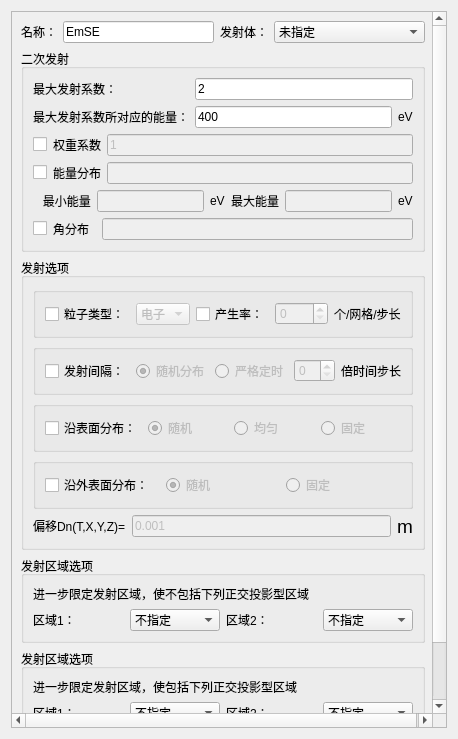
<?xml version="1.0" encoding="UTF-8"?>
<ui version="4.0">
 <class>Dialog</class>
 <widget class="QDialog" name="Dialog">
  <property name="geometry">
   <rect>
    <x>0</x>
    <y>0</y>
    <width>458</width>
    <height>739</height>
   </rect>
  </property>
  <property name="windowTitle">
   <string>Dialog</string>
  </property>
  <layout class="QGridLayout" name="gridLayout_10">
   <item row="0" column="0">
    <widget class="QScrollArea" name="scrollArea">
     <property name="widgetResizable">
      <bool>true</bool>
     </property>
     <widget class="QWidget" name="scrollAreaWidgetContents">
      <property name="geometry">
       <rect>
        <x>0</x>
        <y>0</y>
        <width>421</width>
        <height>739</height>
       </rect>
      </property>
      <layout class="QVBoxLayout" name="verticalLayout">
       <item>
        <layout class="QHBoxLayout" name="horizontalLayout_12" stretch="0,1,1,1">
         <item>
          <widget class="QLabel" name="label_5">
           <property name="text">
            <string>名称：</string>
           </property>
          </widget>
         </item>
         <item>
          <widget class="QLineEdit" name="LineEdit_Name">
           <property name="text">
            <string>EmSE</string>
           </property>
          </widget>
         </item>
         <item>
          <widget class="QLabel" name="Label_Shadow_2">
           <property name="sizePolicy">
            <sizepolicy hsizetype="Fixed" vsizetype="Preferred">
             <horstretch>0</horstretch>
             <verstretch>0</verstretch>
            </sizepolicy>
           </property>
           <property name="text">
            <string>发射体：</string>
           </property>
          </widget>
         </item>
         <item>
          <widget class="StyledComboBox" name="ComboBox_Shadow">
           <property name="enabled">
            <bool>true</bool>
           </property>
           <property name="sizePolicy">
            <sizepolicy hsizetype="Preferred" vsizetype="Fixed">
             <horstretch>0</horstretch>
             <verstretch>0</verstretch>
            </sizepolicy>
           </property>
           <property name="maximumSize">
            <size>
             <width>16777215</width>
             <height>16777215</height>
            </size>
           </property>
           <property name="sizeIncrement">
            <size>
             <width>1</width>
             <height>0</height>
            </size>
           </property>
           <property name="editable">
            <bool>false</bool>
           </property>
           <item>
            <property name="text">
             <string>未指定</string>
            </property>
           </item>
          </widget>
         </item>
        </layout>
       </item>
       <item>
        <widget class="QGroupBox" name="groupBox_9">
         <property name="title">
          <string>二次发射</string>
         </property>
         <layout class="QGridLayout" name="gridLayout_9">
          <item row="0" column="0">
           <layout class="QGridLayout" name="gridLayout">
            <item row="4" column="0" colspan="4">
             <layout class="QHBoxLayout" name="horizontalLayout_4">
              <item>
               <widget class="QCheckBox" name="checkBox_energyDistribution">
                <property name="text">
                 <string/>
                </property>
               </widget>
              </item>
              <item>
               <widget class="QLabel" name="label_10">
                <property name="text">
                 <string>能量分布</string>
                </property>
               </widget>
              </item>
              <item>
               <widget class="QLineEdit" name="lineEdit_ED">
                <property name="enabled">
                 <bool>false</bool>
                </property>
               </widget>
              </item>
             </layout>
            </item>
            <item row="1" column="0" colspan="2">
             <widget class="QLabel" name="label">
              <property name="text">
               <string>最大发射系数：</string>
              </property>
             </widget>
            </item>
            <item row="2" column="0" colspan="2">
             <widget class="QLabel" name="label_2">
              <property name="text">
               <string>最大发射系数所对应的能量：</string>
              </property>
             </widget>
            </item>
            <item row="6" column="0" colspan="4">
             <layout class="QHBoxLayout" name="horizontalLayout">
              <item>
               <widget class="QCheckBox" name="checkBox_angularDistribution">
                <property name="text">
                 <string/>
                </property>
               </widget>
              </item>
              <item>
               <widget class="QLabel" name="label_9">
                <property name="text">
                 <string>角分布  </string>
                </property>
               </widget>
              </item>
              <item>
               <widget class="QLineEdit" name="lineEdit_AD">
                <property name="enabled">
                 <bool>false</bool>
                </property>
               </widget>
              </item>
             </layout>
            </item>
            <item row="3" column="0" colspan="4">
             <layout class="QHBoxLayout" name="horizontalLayout_5">
              <item>
               <widget class="QCheckBox" name="checkBox_weightCoefficient">
                <property name="text">
                 <string/>
                </property>
               </widget>
              </item>
              <item>
               <widget class="QLabel" name="label_11">
                <property name="text">
                 <string>权重系数</string>
                </property>
               </widget>
              </item>
              <item>
               <widget class="QLineEdit" name="lineEdit_WF">
                <property name="enabled">
                 <bool>false</bool>
                </property>
                <property name="text">
                 <string>1</string>
                </property>
               </widget>
              </item>
             </layout>
            </item>
            <item row="5" column="0" colspan="4">
             <layout class="QHBoxLayout" name="horizontalLayout_2">
              <item>
               <widget class="QLabel" name="label_6">
                <property name="text">
                 <string>   最小能量</string>
                </property>
               </widget>
              </item>
              <item>
               <widget class="QLineEdit" name="lineEdit_energyMin">
                <property name="enabled">
                 <bool>false</bool>
                </property>
               </widget>
              </item>
              <item>
               <widget class="QLabel" name="label_3">
                <property name="text">
                 <string>eV</string>
                </property>
               </widget>
              </item>
              <item>
               <widget class="QLabel" name="label_7">
                <property name="text">
                 <string>最大能量</string>
                </property>
               </widget>
              </item>
              <item>
               <widget class="QLineEdit" name="lineEdit_energyMax">
                <property name="enabled">
                 <bool>false</bool>
                </property>
               </widget>
              </item>
              <item>
               <widget class="QLabel" name="label_21">
                <property name="text">
                 <string>eV</string>
                </property>
               </widget>
              </item>
             </layout>
            </item>
            <item row="2" column="2">
             <widget class="QLineEdit" name="lineEdit_energy">
              <property name="text">
               <string>400</string>
              </property>
             </widget>
            </item>
            <item row="2" column="3">
             <widget class="QLabel" name="label_4">
              <property name="text">
               <string>eV</string>
              </property>
             </widget>
            </item>
            <item row="1" column="2" colspan="2">
             <widget class="QLineEdit" name="lineEdit_maxNum">
              <property name="text">
               <string>2</string>
              </property>
             </widget>
            </item>
           </layout>
          </item>
         </layout>
        </widget>
       </item>
       <item>
        <widget class="QGroupBox" name="groupBox_2">
         <property name="title">
          <string>发射选项</string>
         </property>
         <layout class="QGridLayout" name="gridLayout_4">
          <item row="4" column="0">
           <layout class="QHBoxLayout" name="horizontalLayout_6">
            <item>
             <widget class="QGroupBox" name="groupBox_6">
              <property name="title">
               <string/>
              </property>
              <property name="flat">
               <bool>true</bool>
              </property>
              <layout class="QGridLayout" name="gridLayout_6">
               <item row="0" column="0">
                <widget class="QCheckBox" name="checkBox_surface">
                 <property name="text">
                  <string>沿表面分布：</string>
                 </property>
                </widget>
               </item>
               <item row="0" column="1">
                <widget class="QRadioButton" name="radioButton_randomm">
                 <property name="enabled">
                  <bool>false</bool>
                 </property>
                 <property name="text">
                  <string>随机</string>
                 </property>
                 <property name="checked">
                  <bool>true</bool>
                 </property>
                </widget>
               </item>
               <item row="0" column="2">
                <widget class="QRadioButton" name="radioButton_uniform">
                 <property name="enabled">
                  <bool>false</bool>
                 </property>
                 <property name="text">
                  <string>均匀</string>
                 </property>
                </widget>
               </item>
               <item row="0" column="3">
                <widget class="QRadioButton" name="radioButton_fixed">
                 <property name="enabled">
                  <bool>false</bool>
                 </property>
                 <property name="text">
                  <string>固定</string>
                 </property>
                </widget>
               </item>
              </layout>
             </widget>
            </item>
           </layout>
          </item>
          <item row="3" column="0">
           <spacer name="verticalSpacer_8">
            <property name="orientation">
             <enum>Qt::Vertical</enum>
            </property>
            <property name="sizeHint" stdset="0">
             <size>
              <width>20</width>
              <height>40</height>
             </size>
            </property>
           </spacer>
          </item>
          <item row="1" column="0">
           <spacer name="verticalSpacer_9">
            <property name="orientation">
             <enum>Qt::Vertical</enum>
            </property>
            <property name="sizeHint" stdset="0">
             <size>
              <width>20</width>
              <height>40</height>
             </size>
            </property>
           </spacer>
          </item>
          <item row="2" column="0">
           <layout class="QHBoxLayout" name="horizontalLayout_7">
            <item>
             <widget class="QGroupBox" name="groupBox_7">
              <property name="title">
               <string/>
              </property>
              <property name="flat">
               <bool>true</bool>
              </property>
              <layout class="QGridLayout" name="gridLayout_7">
               <item row="0" column="2">
                <widget class="QRadioButton" name="radioButton_strictTiming">
                 <property name="enabled">
                  <bool>false</bool>
                 </property>
                 <property name="text">
                  <string>严格定时</string>
                 </property>
                </widget>
               </item>
               <item row="0" column="3">
                <widget class="QSpinBox" name="spinBox_timesStep">
                 <property name="enabled">
                  <bool>false</bool>
                 </property>
                </widget>
               </item>
               <item row="0" column="1">
                <widget class="QRadioButton" name="radioButton_random">
                 <property name="enabled">
                  <bool>false</bool>
                 </property>
                 <property name="text">
                  <string>随机分布</string>
                 </property>
                 <property name="checked">
                  <bool>true</bool>
                 </property>
                </widget>
               </item>
               <item row="0" column="0">
                <widget class="QCheckBox" name="checkBox_transmittingInterval">
                 <property name="text">
                  <string>发射间隔：</string>
                 </property>
                </widget>
               </item>
               <item row="0" column="4">
                <widget class="QLabel" name="label_12">
                 <property name="text">
                  <string>倍时间步长</string>
                 </property>
                </widget>
               </item>
              </layout>
             </widget>
            </item>
           </layout>
          </item>
          <item row="8" column="0">
           <layout class="QHBoxLayout" name="horizontalLayout_8">
            <item>
             <widget class="QLabel" name="label_8">
              <property name="text">
               <string>&lt;html&gt;&lt;head/&gt;&lt;body&gt;&lt;p&gt;偏移Dn(T,X,Y,Z)=&lt;/p&gt;&lt;/body&gt;&lt;/html&gt;</string>
              </property>
             </widget>
            </item>
            <item>
             <widget class="QLineEdit" name="LineEdit_Dn">
              <property name="enabled">
               <bool>false</bool>
              </property>
              <property name="text">
               <string>0.001</string>
              </property>
             </widget>
            </item>
            <item>
             <widget class="QLabel" name="label_13">
              <property name="text">
               <string>&lt;html&gt;&lt;head/&gt;&lt;body&gt;&lt;p&gt;&lt;span style=&quot; font-size:14pt;&quot;&gt;m&lt;/span&gt;&lt;/p&gt;&lt;/body&gt;&lt;/html&gt;</string>
              </property>
             </widget>
            </item>
           </layout>
          </item>
          <item row="6" column="0">
           <layout class="QHBoxLayout" name="horizontalLayout_9">
            <item>
             <widget class="QGroupBox" name="groupBox_5">
              <property name="title">
               <string/>
              </property>
              <property name="flat">
               <bool>true</bool>
              </property>
              <layout class="QGridLayout" name="gridLayout_2">
               <item row="0" column="1">
                <widget class="QRadioButton" name="radioButton_randommm">
                 <property name="enabled">
                  <bool>false</bool>
                 </property>
                 <property name="text">
                  <string>随机</string>
                 </property>
                 <property name="checked">
                  <bool>true</bool>
                 </property>
                </widget>
               </item>
               <item row="0" column="2">
                <widget class="QRadioButton" name="radioButton_alongOutsideFixed">
                 <property name="enabled">
                  <bool>false</bool>
                 </property>
                 <property name="text">
                  <string>固定</string>
                 </property>
                </widget>
               </item>
               <item row="0" column="0">
                <widget class="QCheckBox" name="checkBox_outSurface">
                 <property name="text">
                  <string>沿外表面分布：</string>
                 </property>
                </widget>
               </item>
              </layout>
             </widget>
            </item>
           </layout>
          </item>
          <item row="0" column="0">
           <layout class="QHBoxLayout" name="horizontalLayout_10">
            <item>
             <widget class="QGroupBox" name="groupBox_8">
              <property name="title">
               <string/>
              </property>
              <property name="flat">
               <bool>true</bool>
              </property>
              <layout class="QGridLayout" name="gridLayout_8">
               <item row="0" column="3">
                <widget class="QSpinBox" name="spinBox_generationRate">
                 <property name="enabled">
                  <bool>false</bool>
                 </property>
                </widget>
               </item>
               <item row="0" column="1">
                <widget class="StyledComboBox" name="ComboBox_particleType">
                 <property name="enabled">
                  <bool>false</bool>
                 </property>
                 <item>
                  <property name="text">
                   <string>电子</string>
                  </property>
                 </item>
                 <item>
                  <property name="text">
                   <string>质子</string>
                  </property>
                 </item>
                </widget>
               </item>
               <item row="0" column="2">
                <widget class="QCheckBox" name="checkBox_generationRate">
                 <property name="text">
                  <string>产生率：</string>
                 </property>
                </widget>
               </item>
               <item row="0" column="0">
                <widget class="QCheckBox" name="checkBox_particleType">
                 <property name="text">
                  <string>粒子类型：</string>
                 </property>
                </widget>
               </item>
               <item row="0" column="4">
                <widget class="QLabel" name="label_14">
                 <property name="text">
                  <string>个/网格/步长</string>
                 </property>
                </widget>
               </item>
              </layout>
             </widget>
            </item>
           </layout>
          </item>
          <item row="5" column="0">
           <spacer name="verticalSpacer_10">
            <property name="orientation">
             <enum>Qt::Vertical</enum>
            </property>
            <property name="sizeHint" stdset="0">
             <size>
              <width>20</width>
              <height>40</height>
             </size>
            </property>
           </spacer>
          </item>
          <item row="7" column="0">
           <spacer name="verticalSpacer_11">
            <property name="orientation">
             <enum>Qt::Vertical</enum>
            </property>
            <property name="sizeHint" stdset="0">
             <size>
              <width>20</width>
              <height>40</height>
             </size>
            </property>
           </spacer>
          </item>
         </layout>
        </widget>
       </item>
       <item>
        <widget class="QGroupBox" name="groupBox_3">
         <property name="title">
          <string>发射区域选项</string>
         </property>
         <layout class="QGridLayout" name="gridLayout_3">
          <item row="0" column="0">
           <spacer name="verticalSpacer_14">
            <property name="orientation">
             <enum>Qt::Vertical</enum>
            </property>
            <property name="sizeHint" stdset="0">
             <size>
              <width>20</width>
              <height>40</height>
             </size>
            </property>
           </spacer>
          </item>
          <item row="2" column="0">
           <spacer name="verticalSpacer_15">
            <property name="orientation">
             <enum>Qt::Vertical</enum>
            </property>
            <property name="sizeHint" stdset="0">
             <size>
              <width>20</width>
              <height>40</height>
             </size>
            </property>
           </spacer>
          </item>
          <item row="3" column="0">
           <layout class="QHBoxLayout" name="horizontalLayout_15">
            <item>
             <widget class="QLabel" name="label_17">
              <property name="text">
               <string>区域1：</string>
              </property>
             </widget>
            </item>
            <item>
             <widget class="StyledComboBox" name="ComboBox_notInclued">
              <item>
               <property name="text">
                <string>不指定</string>
               </property>
              </item>
             </widget>
            </item>
            <item>
             <widget class="QLabel" name="label_15">
              <property name="text">
               <string>区域2：</string>
              </property>
             </widget>
            </item>
            <item>
             <widget class="StyledComboBox" name="ComboBox_notIncludedd">
              <item>
               <property name="text">
                <string>不指定</string>
               </property>
              </item>
             </widget>
            </item>
           </layout>
          </item>
          <item row="1" column="0">
           <layout class="QHBoxLayout" name="horizontalLayout_14">
            <item>
             <widget class="QLabel" name="label_16">
              <property name="text">
               <string>&lt;html&gt;&lt;head/&gt;&lt;body&gt;&lt;p&gt;进一步限定发射区域，使不包括下列正交投影型区域&lt;/p&gt;&lt;/body&gt;&lt;/html&gt;</string>
              </property>
             </widget>
            </item>
           </layout>
          </item>
          <item row="4" column="0">
           <spacer name="verticalSpacer_16">
            <property name="orientation">
             <enum>Qt::Vertical</enum>
            </property>
            <property name="sizeHint" stdset="0">
             <size>
              <width>20</width>
              <height>40</height>
             </size>
            </property>
           </spacer>
          </item>
         </layout>
        </widget>
       </item>
       <item>
        <widget class="QGroupBox" name="groupBox_4">
         <property name="title">
          <string>发射区域选项</string>
         </property>
         <layout class="QGridLayout" name="gridLayout_5">
          <item row="2" column="0">
           <spacer name="verticalSpacer_18">
            <property name="orientation">
             <enum>Qt::Vertical</enum>
            </property>
            <property name="sizeHint" stdset="0">
             <size>
              <width>20</width>
              <height>40</height>
             </size>
            </property>
           </spacer>
          </item>
          <item row="0" column="0">
           <spacer name="verticalSpacer_17">
            <property name="orientation">
             <enum>Qt::Vertical</enum>
            </property>
            <property name="sizeHint" stdset="0">
             <size>
              <width>20</width>
              <height>40</height>
             </size>
            </property>
           </spacer>
          </item>
          <item row="1" column="0">
           <layout class="QHBoxLayout" name="horizontalLayout_16">
            <item>
             <widget class="QLabel" name="label_18">
              <property name="text">
               <string>&lt;html&gt;&lt;head/&gt;&lt;body&gt;&lt;p&gt;进一步限定发射区域，使包括下列正交投影型区域&lt;/p&gt;&lt;/body&gt;&lt;/html&gt;</string>
              </property>
             </widget>
            </item>
           </layout>
          </item>
          <item row="3" column="0">
           <layout class="QHBoxLayout" name="horizontalLayout_17">
            <item>
             <widget class="QLabel" name="label_19">
              <property name="text">
               <string>区域1：</string>
              </property>
             </widget>
            </item>
            <item>
             <widget class="StyledComboBox" name="ComboBox_included">
              <item>
               <property name="text">
                <string>不指定</string>
               </property>
              </item>
             </widget>
            </item>
            <item>
             <widget class="QLabel" name="label_20">
              <property name="text">
               <string>区域2：</string>
              </property>
             </widget>
            </item>
            <item>
             <widget class="StyledComboBox" name="ComboBox_includedd">
              <item>
               <property name="text">
                <string>不指定</string>
               </property>
              </item>
             </widget>
            </item>
           </layout>
          </item>
          <item row="4" column="0">
           <spacer name="verticalSpacer_19">
            <property name="orientation">
             <enum>Qt::Vertical</enum>
            </property>
            <property name="sizeHint" stdset="0">
             <size>
              <width>20</width>
              <height>40</height>
             </size>
            </property>
           </spacer>
          </item>
         </layout>
        </widget>
       </item>
       <item>
        <layout class="QHBoxLayout" name="horizontalLayout_3">
         <item>
          <widget class="QPushButton" name="pb_ok">
           <property name="text">
            <string>确定</string>
           </property>
          </widget>
         </item>
         <item>
          <widget class="QPushButton" name="pb_cancel">
           <property name="text">
            <string>取消</string>
           </property>
          </widget>
         </item>
        </layout>
       </item>
      </layout>
     </widget>
    </widget>
   </item>
  </layout>
 </widget>
 <customwidgets>
  <customwidget>
   <class>StyledComboBox</class>
   <extends>QComboBox</extends>
   <header>StyledComboBox.h</header>
  </customwidget>
 </customwidgets>
 <resources/>
 <connections/>
</ui>
